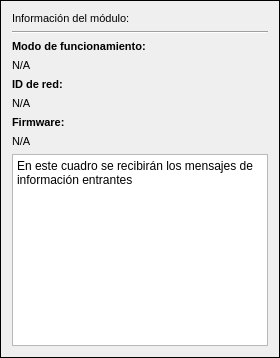
         <widget class="QFrame" name="frame_3">
          <property name="sizePolicy">
           <sizepolicy hsizetype="Preferred" vsizetype="Expanding">
            <horstretch>0</horstretch>
            <verstretch>0</verstretch>
           </sizepolicy>
          </property>
          <property name="minimumSize">
           <size>
            <width>261</width>
            <height>231</height>
           </size>
          </property>
          <property name="frameShape">
           <enum>QFrame::Box</enum>
          </property>
          <property name="frameShadow">
           <enum>QFrame::Plain</enum>
          </property>
          <property name="lineWidth">
           <number>1</number>
          </property>
          <layout class="QGridLayout" name="gridLayout_2">
           <item row="4" column="0">
            <widget class="QLabel" name="label_11">
             <property name="font">
              <font>
               <pointsize>8</pointsize>
               <bold>true</bold>
              </font>
             </property>
             <property name="text">
              <string>ID de red:</string>
             </property>
            </widget>
           </item>
           <item row="1" column="0">
            <widget class="Line" name="line">
             <property name="orientation">
              <enum>Qt::Horizontal</enum>
             </property>
            </widget>
           </item>
           <item row="7" column="0">
            <widget class="QLabel" name="label_firm">
             <property name="font">
              <font>
               <pointsize>8</pointsize>
              </font>
             </property>
             <property name="text">
              <string>N/A</string>
             </property>
            </widget>
           </item>
           <item row="6" column="0">
            <widget class="QLabel" name="label_12">
             <property name="font">
              <font>
               <pointsize>8</pointsize>
               <bold>true</bold>
              </font>
             </property>
             <property name="text">
              <string>Firmware:</string>
             </property>
            </widget>
           </item>
           <item row="8" column="0">
            <widget class="QTextEdit" name="textEdit">
             <property name="sizePolicy">
              <sizepolicy hsizetype="Preferred" vsizetype="Expanding">
               <horstretch>0</horstretch>
               <verstretch>0</verstretch>
              </sizepolicy>
             </property>
             <property name="sizeIncrement">
              <size>
               <width>0</width>
               <height>1000</height>
              </size>
             </property>
             <property name="html">
              <string>&lt;!DOCTYPE HTML PUBLIC &quot;-//W3C//DTD HTML 4.0//EN&quot; &quot;http://www.w3.org/TR/REC-html40/strict.dtd&quot;&gt;
&lt;html&gt;&lt;head&gt;&lt;meta name=&quot;qrichtext&quot; content=&quot;1&quot; /&gt;&lt;meta charset=&quot;utf-8&quot; /&gt;&lt;style type=&quot;text/css&quot;&gt;
p, li { white-space: pre-wrap; }
hr { height: 1px; border-width: 0; }
li.unchecked::marker { content: &quot;\2610&quot;; }
li.checked::marker { content: &quot;\2612&quot;; }
&lt;/style&gt;&lt;/head&gt;&lt;body style=&quot; font-family:'Segoe UI'; font-size:9pt; font-weight:400; font-style:normal;&quot;&gt;
&lt;p style=&quot; margin-top:0px; margin-bottom:0px; margin-left:0px; margin-right:0px; -qt-block-indent:0; text-indent:0px;&quot;&gt;En este cuadro se recibirán los mensajes de información entrantes&lt;/p&gt;&lt;/body&gt;&lt;/html&gt;</string>
             </property>
            </widget>
           </item>
           <item row="0" column="0">
            <widget class="QLabel" name="label_9">
             <property name="font">
              <font>
               <pointsize>8</pointsize>
              </font>
             </property>
             <property name="text">
              <string>Información del módulo:</string>
             </property>
            </widget>
           </item>
           <item row="2" column="0">
            <widget class="QLabel" name="label_10">
             <property name="font">
              <font>
               <pointsize>8</pointsize>
               <bold>true</bold>
              </font>
             </property>
             <property name="text">
              <string>Modo de funcionamiento:</string>
             </property>
            </widget>
           </item>
           <item row="3" column="0">
            <widget class="QLabel" name="label_funcmode">
             <property name="font">
              <font>
               <pointsize>8</pointsize>
              </font>
             </property>
             <property name="text">
              <string>N/A</string>
             </property>
            </widget>
           </item>
           <item row="5" column="0">
            <widget class="QLabel" name="label_networkID">
             <property name="font">
              <font>
               <pointsize>8</pointsize>
              </font>
             </property>
             <property name="text">
              <string>N/A</string>
             </property>
            </widget>
           </item>
          </layout>
         </widget>
